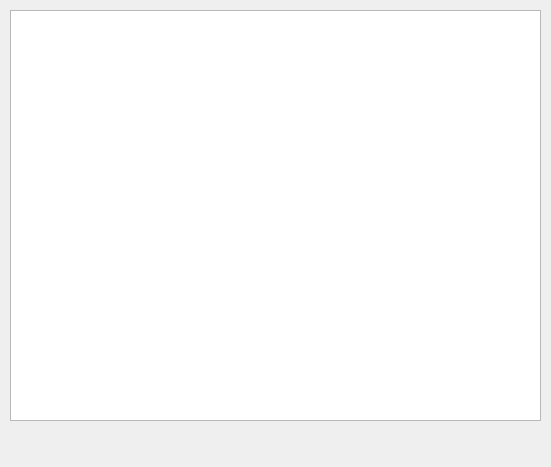
<?xml version="1.0" encoding="UTF-8"?>
<ui version="4.0">
 <class>EasyExample</class>
 <widget class="QFrame" name="EasyExample">
  <property name="geometry">
   <rect>
    <x>0</x>
    <y>0</y>
    <width>551</width>
    <height>467</height>
   </rect>
  </property>
  <property name="windowTitle">
   <string>Frame</string>
  </property>
  <widget class="QTableView" name="tv_ThunderGrid">
   <property name="geometry">
    <rect>
     <x>10</x>
     <y>10</y>
     <width>531</width>
     <height>411</height>
    </rect>
   </property>
  </widget>
 </widget>
 <resources/>
 <connections/>
</ui>
